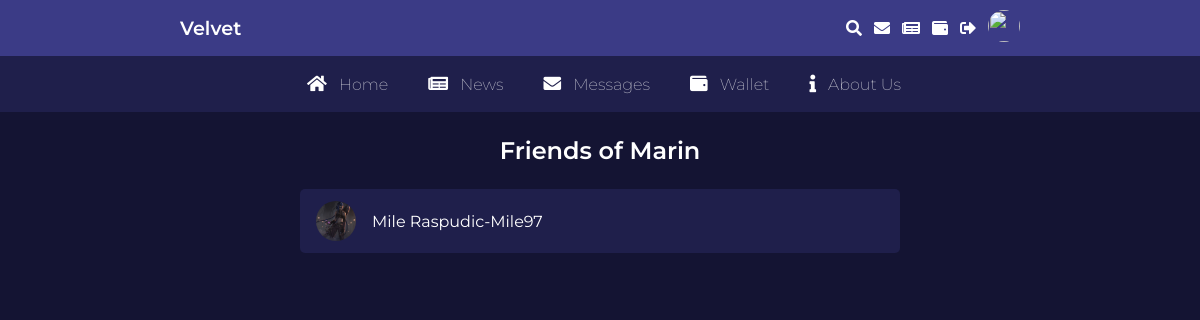
/friends.php?id=6 (signed in), run on an earlier commit of the app's database.
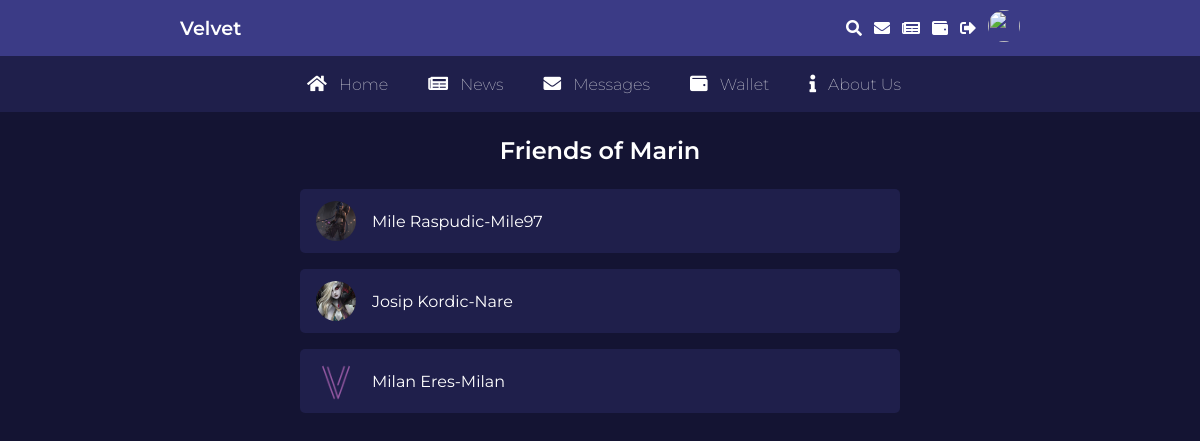
And on a later commit of the database.
### tables this page shows
CREATE TABLE `user` (
  `id` int(11) NOT NULL,
  `username` varchar(50) NOT NULL,
  `fullname` varchar(100) NOT NULL,
  `email` varchar(50) NOT NULL,
  `password` varchar(50) NOT NULL,
  `account_status` varchar(20) NOT NULL,
  `profile_picture_url` varchar(100) NOT NULL,
  `user_description` text NOT NULL
);

CREATE TABLE `friends` (
  `id` int(11) NOT NULL,
  `user_id` int(11) NOT NULL,
  `user_id2` int(11) NOT NULL,
  `is_friend` varchar(50) NOT NULL
);

### friends.php (called while the page is built, shortened)
<?php
    require_once 'bootstrap.php';
    if(isset($_GET['id'])) {
        $user_friends = $friend -> getFriendsById($_GET['id']);
    } else {
        header("Location: index.php");
    }
    require_once 'views/friends.view.php';

### bootstrap.php (called while the page is built, shortened)
<?php
$config = require 'config.php';
$db = Connection::connect($config["database"]);
require './classes/QueryBuilder.php';
require './classes/User.php';
require './classes/Friend.php';
require './classes/Wallet.php';
$user = new User($db);
$friend = new Friend($db);

### classes/QueryBuilder.php (called while the page is built, shortened)
<?php
    class QueryBuilder {
        public function __construct($db)
        {
            $this -> db = $db;
        }
    }

### classes/User.php (called while the page is built, shortened)
<?php
class User extends QueryBuilder
{
    public function getUserById($id)
    {
        $sql = "SELECT * FROM user WHERE id = ?";
        $query = $this->db->prepare($sql);
        $query->execute([$id]);
        $result = $query->fetch(PDO::FETCH_OBJ);
        return $result;
    }
}

### classes/Friend.php (called while the page is built, shortened)
<?php
class Friend extends QueryBuilder
{
    public function getFriendsById($id) {
        $user_id = $id;
        $sql = "SELECT * FROM friends WHERE user_id = ? OR user_id2 = ?";
        $query = $this -> db -> prepare($sql);
        $query -> execute([$user_id, $user_id]);
        $result = $query -> fetchAll(PDO::FETCH_OBJ);
        return $result;
    }
}

### views/friends.view.php (the view)
<?php require_once 'views/partials/top.php' ?>
<?php require_once 'views/partials/navbar.php' ?>
<?php $current_user = $user->getUserById($_GET['id']) ?>
<div class="friends-container">
    <div class="display-friends">
        <h3>Friends of <?php echo explode(" ", $current_user->fullname)[0] ?></h3>
        <?php foreach ($user_friends as $user_friend) : ?>
            <?php
            if ($_GET['id'] == $user_friend->user_id) {
                $friend_id = $user_friend->user_id2;
            } else {
                $friend_id = $user_friend->user_id;
            }
            $friend = $user->getUserById($friend_id);
            ?>
            <div class="friend">
                <a href="user_profile.php?id=<?php echo $friend_id ?>">
                    <img src="views/assets/images<?php echo $friend->profile_picture_url ?>">
                    <div class="friend-info">
                        <div class="friend-name"><?php echo $friend->fullname . "-" . $friend->username; ?></div>
                    </div>
                </a>
            </div>
        <?php endforeach; ?>
    </div>
</div>
<?php require_once 'views/partials/bottom.php' ?>

### views/partials/top.php (shortened to what this page needs)
<!DOCTYPE html>
<html lang="en">
<head>
    <link rel="stylesheet" href="https://pro.fontawesome.com/releases/v5.10.0/css/all.css" />
    <link rel="stylesheet" href="views/assets/style.css">
</head>
<body>

### views/partials/navbar.php
<div class="upper-header">
    <nav>
        <a href="index.php" class="nav-brand">Velvet</a>
        <?php if (isset($_SESSION['user'])) : ?>
            <div class="icons-container">
                <a href="search.php"><i class="fas fa-search"></i></a>
                <a href="chat.php?id=<?php echo $_SESSION['user'] -> id ?>"><i class="fas fa-envelope icons-container-item"></i></a>
                <a href="news.php"><i class="fas fa-newspaper icons-container-item"></i></a>
                <a href="wallet.php?id=<?php echo $_SESSION['user'] -> id ?>"><i class="fas fa-wallet icons-container-item"></i></a>
                <a href="logout.php"><i class="fas fa-sign-out-alt icons-container-item"></i></a>
                <a href="user_profile.php?id=<?php echo $_SESSION['user'] -> id?>"><img src="views/assets/images<?php echo $user -> getUserById($_SESSION['user'] -> id) -> profile_picture_url; ?>" class="upper-header-profile-picture icons-container-item"></a>
            </div>
        <?php else : ?>
            <a href="login_register.php" class="nav-brand ltp-msg">Login to proceed!</a>
        <?php endif; ?>
    </nav>
</div>
<?php if (isset($_SESSION['user'])) : ?>
<div class="lower-header">
    <div class="lower-navigation">
        <a href="<?php if (isset($_SESSION['user'])) echo "index.php" ?>"><i class="fas fa-home"></i> Home</a>
        <a href="news.php"><i class="fas fa-newspaper"></i> News</a>
        <a href="chat.php?id=<?php echo $_SESSION['user'] -> id ?>"><i class="fas fa-envelope"></i> Messages</a>
        <a href="wallet.php?id=<?php echo $_SESSION['user'] -> id ?>"><i class="fas fa-wallet"></i> Wallet</a>
        <a href="about_us.php"><i class="fas fa-info"></i> About Us</a>
    </div>
</div>
<?php endif; ?>

### views/partials/bottom.php (shortened to what this page needs)
</body>
</html>

### views/assets/style.css (style rules this page uses)
* { padding: 0; margin: 0; box-sizing: border-box; font-family: "Montserrat", sans-serif; }
:root { --bg-color: #141433; --main-color-dark: #1f1f4b; --main-color-light: #2c2c6a; --secondary-color-purple: #3b3b86; --secondary-color-blue: #4c92e3; --sub-color-rose: #d05c79; --white: #fff; --dimmed-white: rgba(255, 255, 255, 0.7); }
html { scroll-behavior: smooth; }
body { background-color: var(--bg-color); }
.upper-header { width: 100%; display: flex; align-items: center; justify-content: center; background-color: var(--secondary-color-purple); height: 7vh; }
nav { display: flex; flex-direction: row; align-items: center; justify-content: space-between; width: 70%; }
.nav-brand { text-decoration: none; color: #fff; font-weight: 600; font-size: 1.2rem; }
.icons-container { display: flex; flex-direction: row; align-items: center; justify-content: space-around; color: var(--white); }
.icons-container-item { margin: 0 0 0 0.75rem; }
.upper-header-profile-picture { width: 2rem; height: 2rem; border-radius: 50%; object-fit: cover; }
a { text-decoration: none; color: var(--white); }
.lower-header { display: flex; align-items: center; justify-content: center; width: 100%; height: 7vh; background-color: var(--main-color-dark); }
.lower-navigation { display: flex; justify-content: center; align-items: center; }
.lower-navigation a { color: var(--dimmed-white); font-weight: 200; margin: 0 1rem; }
.lower-navigation i { color: var(--white); font-size: 1.1rem; padding: 0 0.5rem; }
.friends-container { width: 100%; display: flex; align-items: center; justify-content: center; flex-direction: column; }
.display-friends { width: 50%; display: flex; align-items: center; justify-content: center; flex-direction: column; }
.display-friends h3 { text-align: center; font-weight: 600; color: white; font-size: 1.5rem; margin: 1.5rem; }
.friend { display: flex; align-items: center; justify-content: flex-start; width: 100%; color: var(--white); border-radius: 5px; background-color: var(--main-color-dark); padding: 0.75rem 0; margin-bottom: 1rem ; }
.friend a { display: flex; align-items: center; justify-content: flex-start; }
.friend img { width: 40px; height: 40px; border-radius: 50%; object-fit: cover; margin: 0 1rem; }

What changed in the data, as far as the page shows it:
added friends: user.profile_picture_url (picture), user.fullname "Josip Kordic", user.username "Nare"
added friends: user.profile_picture_url (placeholder picture), user.fullname "Milan Eres", user.username "Milan"
